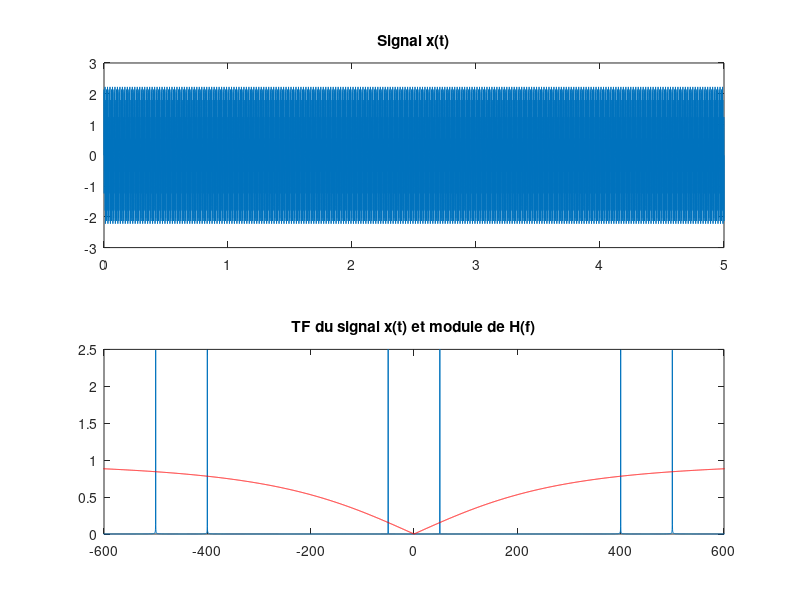
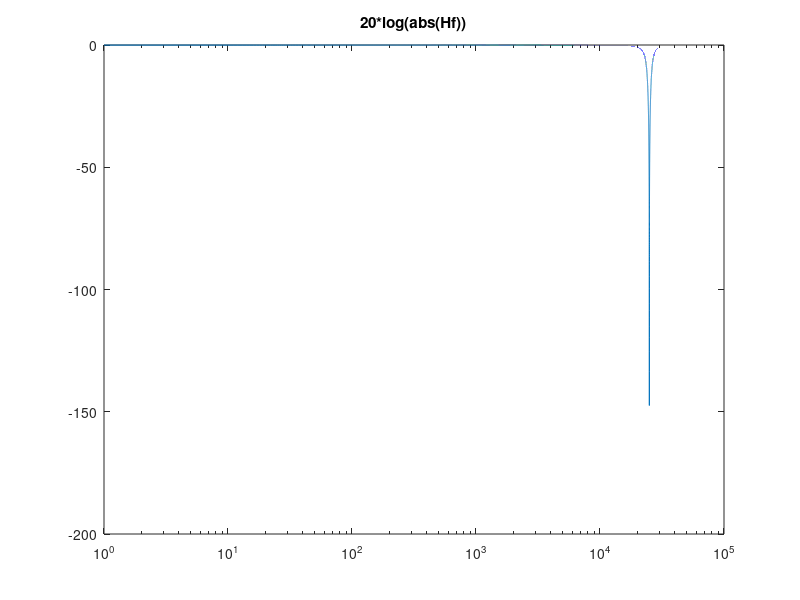
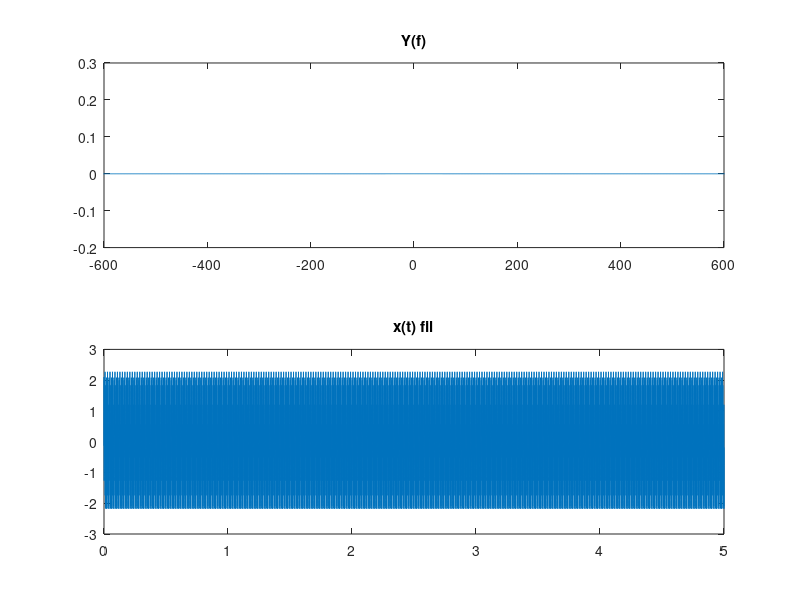

Here is the MATLAB script that generated these plots, in order:
f1 = 500;
f2 = 400;
f3 = 50;
Te = 0.0001;
vT = 0:Te:5;
vF = linspace(-1/(2*Te), 1/(2*Te),length(vT));
K  = 1;
wc = 2000;
xt = zeros(size(vT));
Hf = zeros(size(vF));

for t=1:length(vT)
    xt(t) = sin(2*pi*f1*vT(t)) + sin(2*pi*f2*vT(t)) + sin(2*pi*f3*vT(t));
end

Xf = fft(xt, length(xt)) * Te;

for f=1:length(vF)
    w = 2*pi*vF(f);
    Hf(f) = (K*1j*w/wc)/(1+1j*w/wc);
end

Yf = Xf .* Hf; 
yt = ifft(Yf)/Te;
xt_fil= real(yt);




figure(1);

subplot(2,1,1);
plot(vT,xt);
title('Signal x(t)');

subplot(2,1,2);
plot(vF, abs(fftshift(Xf)));
hold on;
plot(vF, abs(Hf), 'r');
title('TF du signal x(t) et module de H(f)');
xlim([-600,600]);



figure(2);

semilogx( 20*log(abs(Hf)));
title('20*log(abs(Hf))');



figure(3);

subplot(2,1,1);
plot(vF, Yf);
title('Y(f)');
xlim([-600,600]);

subplot(2,1,2);
plot(vT, xt_fil);
title('x(t) fil');

